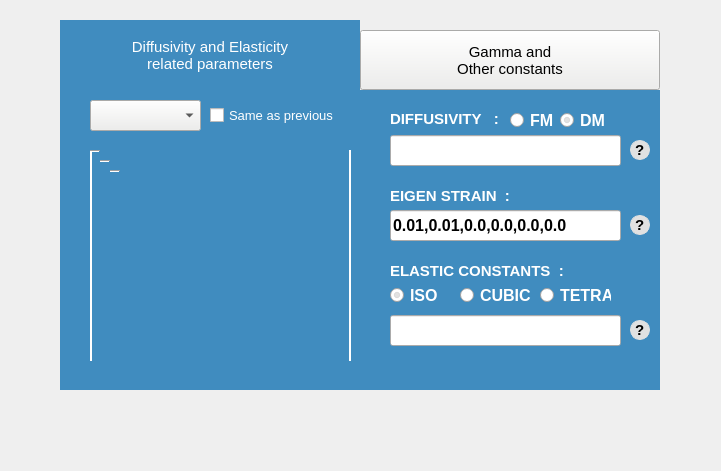
  <widget class="QWidget" name="Four_widget" native="true">
   <property name="geometry">
    <rect>
     <x>260</x>
     <y>130</y>
     <width>721</width>
     <height>471</height>
    </rect>
   </property>
   <widget class="QWidget" name="frame_5" native="true">
    <property name="geometry">
     <rect>
      <x>60</x>
      <y>90</y>
      <width>600</width>
      <height>300</height>
     </rect>
    </property>
    <property name="font">
     <font>
      <family>Ubuntu</family>
      <pointsize>12</pointsize>
      <weight>75</weight>
      <italic>false</italic>
      <bold>true</bold>
     </font>
    </property>
    <property name="styleSheet">
     <string notr="true">#frame_5{
border: none;
background-color: rgb(64, 140, 191);

}</string>
    </property>
    <widget class="QWidget" name="diffMat" native="true">
     <property name="geometry">
      <rect>
       <x>30</x>
       <y>60</y>
       <width>261</width>
       <height>211</height>
      </rect>
     </property>
     <property name="font">
      <font>
       <family>Ubuntu</family>
       <pointsize>10</pointsize>
       <weight>75</weight>
       <italic>false</italic>
       <bold>true</bold>
      </font>
     </property>
     <property name="styleSheet">
      <string notr="true">#diffMat{
border : solid rgb(255, 255, 255);
border-width : 0px 2px 0px 2px;}</string>
     </property>
     <widget class="Line" name="line">
      <property name="geometry">
       <rect>
        <x>0</x>
        <y>0</y>
        <width>10</width>
        <height>2</height>
       </rect>
      </property>
      <property name="orientation">
       <enum>Qt::Horizontal</enum>
      </property>
     </widget>
     <widget class="Line" name="line_2">
      <property name="geometry">
       <rect>
        <x>10</x>
        <y>10</y>
        <width>10</width>
        <height>2</height>
       </rect>
      </property>
      <property name="orientation">
       <enum>Qt::Horizontal</enum>
      </property>
     </widget>
     <widget class="Line" name="line_3">
      <property name="geometry">
       <rect>
        <x>20</x>
        <y>20</y>
        <width>10</width>
        <height>2</height>
       </rect>
      </property>
      <property name="orientation">
       <enum>Qt::Horizontal</enum>
      </property>
     </widget>
     <widget class="Line" name="line_4">
      <property name="geometry">
       <rect>
        <x>250</x>
        <y>250</y>
        <width>10</width>
        <height>2</height>
       </rect>
      </property>
      <property name="orientation">
       <enum>Qt::Horizontal</enum>
      </property>
     </widget>
    </widget>
    <widget class="QLabel" name="label_14">
     <property name="geometry">
      <rect>
       <x>330</x>
       <y>13</y>
       <width>141</width>
       <height>31</height>
      </rect>
     </property>
     <property name="font">
      <font>
       <family>Ubuntu</family>
       <pointsize>11</pointsize>
       <weight>75</weight>
       <italic>false</italic>
       <bold>true</bold>
      </font>
     </property>
     <property name="styleSheet">
      <string notr="true">color : #fff;</string>
     </property>
     <property name="text">
      <string>DIFFUSIVITY   :</string>
     </property>
    </widget>
    <widget class="QLineEdit" name="diffInput">
     <property name="geometry">
      <rect>
       <x>330</x>
       <y>45</y>
       <width>231</width>
       <height>31</height>
      </rect>
     </property>
    </widget>
    <widget class="QLabel" name="label_19">
     <property name="geometry">
      <rect>
       <x>570</x>
       <y>50</y>
       <width>20</width>
       <height>20</height>
      </rect>
     </property>
     <property name="font">
      <font>
       <family>Segoe UI Symbol</family>
       <pointsize>11</pointsize>
       <weight>75</weight>
       <italic>false</italic>
       <bold>true</bold>
      </font>
     </property>
     <property name="toolTip">
      <string>&lt;html&gt;&lt;head/&gt;&lt;body&gt;&lt;p&gt;The DIFFUSIVITY key refers to the inter-diffusivity matrix which has the tuple in the following form.&lt;/p&gt;&lt;/body&gt;&lt;/html&gt;</string>
     </property>
     <property name="styleSheet">
      <string notr="true">background-color: rgb(225, 225, 225);
color:rgb(0, 0, 0);
border-radius : 10px; 
border : 1px solid rgb(225, 225, 225);</string>
     </property>
     <property name="text">
      <string>?</string>
     </property>
    </widget>
    <widget class="QComboBox" name="pDropdown">
     <property name="geometry">
      <rect>
       <x>30</x>
       <y>10</y>
       <width>111</width>
       <height>31</height>
      </rect>
     </property>
     <property name="font">
      <font>
       <family>Ubuntu</family>
       <pointsize>12</pointsize>
       <weight>50</weight>
       <italic>false</italic>
       <bold>false</bold>
      </font>
     </property>
     <property name="focusPolicy">
      <enum>Qt::WheelFocus</enum>
     </property>
     <property name="styleSheet">
      <string notr="true">#pDropdown{
font: 12pt &quot;Ubuntu&quot;;
background-color: rgb(238, 238, 236);
color : black;
}</string>
     </property>
     <property name="maxVisibleItems">
      <number>20</number>
     </property>
     <property name="minimumContentsLength">
      <number>1</number>
     </property>
     <property name="placeholderText" stdset="0">
      <string/>
     </property>
    </widget>
    <widget class="QLabel" name="label_16">
     <property name="geometry">
      <rect>
       <x>330</x>
       <y>90</y>
       <width>141</width>
       <height>31</height>
      </rect>
     </property>
     <property name="font">
      <font>
       <family>Ubuntu</family>
       <pointsize>11</pointsize>
       <weight>75</weight>
       <italic>false</italic>
       <bold>true</bold>
      </font>
     </property>
     <property name="styleSheet">
      <string notr="true">color : #fff;</string>
     </property>
     <property name="text">
      <string>EIGEN STRAIN  :</string>
     </property>
    </widget>
    <widget class="QLineEdit" name="Estrain">
     <property name="geometry">
      <rect>
       <x>330</x>
       <y>120</y>
       <width>231</width>
       <height>31</height>
      </rect>
     </property>
     <property name="text">
      <string>0.01,0.01,0.0,0.0,0.0,0.0</string>
     </property>
    </widget>
    <widget class="QLineEdit" name="Econstant">
     <property name="geometry">
      <rect>
       <x>330</x>
       <y>225</y>
       <width>231</width>
       <height>31</height>
      </rect>
     </property>
    </widget>
    <widget class="QLabel" name="label_23">
     <property name="geometry">
      <rect>
       <x>330</x>
       <y>165</y>
       <width>201</width>
       <height>31</height>
      </rect>
     </property>
     <property name="font">
      <font>
       <family>Ubuntu</family>
       <pointsize>11</pointsize>
       <weight>75</weight>
       <italic>false</italic>
       <bold>true</bold>
      </font>
     </property>
     <property name="styleSheet">
      <string notr="true">color : #fff;</string>
     </property>
     <property name="text">
      <string>ELASTIC CONSTANTS  :</string>
     </property>
    </widget>
    <widget class="QRadioButton" name="es">
     <property name="geometry">
      <rect>
       <x>330</x>
       <y>195</y>
       <width>61</width>
       <height>21</height>
      </rect>
     </property>
     <property name="font">
      <font>
       <family>Ubuntu</family>
       <pointsize>12</pointsize>
       <weight>75</weight>
       <bold>true</bold>
      </font>
     </property>
     <property name="styleSheet">
      <string notr="true">
color: rgb(255, 255, 255);</string>
     </property>
     <property name="text">
      <string>ISO</string>
     </property>
     <property name="checked">
      <bool>true</bool>
     </property>
    </widget>
    <widget class="QRadioButton" name="es_2">
     <property name="geometry">
      <rect>
       <x>400</x>
       <y>195</y>
       <width>81</width>
       <height>21</height>
      </rect>
     </property>
     <property name="font">
      <font>
       <family>Ubuntu</family>
       <pointsize>12</pointsize>
       <weight>75</weight>
       <italic>false</italic>
       <bold>true</bold>
      </font>
     </property>
     <property name="styleSheet">
      <string notr="true">
color: rgb(255, 255, 255);</string>
     </property>
     <property name="text">
      <string>CUBIC</string>
     </property>
    </widget>
    <widget class="QRadioButton" name="es_3">
     <property name="geometry">
      <rect>
       <x>480</x>
       <y>195</y>
       <width>71</width>
       <height>21</height>
      </rect>
     </property>
     <property name="font">
      <font>
       <family>Ubuntu</family>
       <pointsize>12</pointsize>
       <weight>75</weight>
       <italic>false</italic>
       <bold>true</bold>
      </font>
     </property>
     <property name="styleSheet">
      <string notr="true">color: rgb(255, 255, 255);</string>
     </property>
     <property name="text">
      <string>TETRA</string>
     </property>
    </widget>
    <widget class="QWidget" name="widget" native="true">
     <property name="geometry">
      <rect>
       <x>440</x>
       <y>10</y>
       <width>131</width>
       <height>31</height>
      </rect>
     </property>
     <widget class="QRadioButton" name="diffR_2">
      <property name="geometry">
       <rect>
        <x>60</x>
        <y>10</y>
        <width>51</width>
        <height>21</height>
       </rect>
      </property>
      <property name="font">
       <font>
        <family>Ubuntu</family>
        <pointsize>12</pointsize>
        <weight>75</weight>
        <bold>true</bold>
       </font>
      </property>
      <property name="styleSheet">
       <string notr="true">color: rgb(255, 255, 255);</string>
      </property>
      <property name="text">
       <string>DM</string>
      </property>
      <property name="checked">
       <bool>true</bool>
      </property>
     </widget>
     <widget class="QRadioButton" name="diffR">
      <property name="geometry">
       <rect>
        <x>10</x>
        <y>10</y>
        <width>51</width>
        <height>21</height>
       </rect>
      </property>
      <property name="font">
       <font>
        <family>Ubuntu</family>
        <pointsize>12</pointsize>
        <weight>75</weight>
        <bold>true</bold>
       </font>
      </property>
      <property name="styleSheet">
       <string notr="true">color: rgb(255, 255, 255);</string>
      </property>
      <property name="text">
       <string>FM</string>
      </property>
      <property name="checked">
       <bool>false</bool>
      </property>
     </widget>
    </widget>
    <widget class="QLabel" name="label_24">
     <property name="geometry">
      <rect>
       <x>570</x>
       <y>125</y>
       <width>20</width>
       <height>20</height>
      </rect>
     </property>
     <property name="font">
      <font>
       <family>Segoe UI Symbol</family>
       <pointsize>11</pointsize>
       <weight>75</weight>
       <italic>false</italic>
       <bold>true</bold>
      </font>
     </property>
     <property name="toolTip">
      <string>&lt;html&gt;&lt;head/&gt;&lt;body&gt;&lt;p&gt;The EIGEN STRAIN key refers to the eigen-strain tensor in a given phase. The information about the elements of the eigen-strain are derived from the elements in the tuple.&lt;/p&gt;&lt;/body&gt;&lt;/html&gt;</string>
     </property>
     <property name="styleSheet">
      <string notr="true">background-color: rgb(225, 225, 225);
color:rgb(0, 0, 0);
border-radius : 10px; 
border : 1px solid rgb(225, 225, 225);</string>
     </property>
     <property name="text">
      <string>?</string>
     </property>
    </widget>
    <widget class="QLabel" name="label_25">
     <property name="geometry">
      <rect>
       <x>570</x>
       <y>230</y>
       <width>20</width>
       <height>20</height>
      </rect>
     </property>
     <property name="font">
      <font>
       <family>Segoe UI Symbol</family>
       <pointsize>11</pointsize>
       <weight>75</weight>
       <italic>false</italic>
       <bold>true</bold>
      </font>
     </property>
     <property name="toolTip">
      <string>&lt;html&gt;&lt;head/&gt;&lt;body&gt;&lt;p&gt;ELASTIC CONSTANTS is the key that refers to the elastic stifiness properties in the Voigt notation for an isotropic material.&lt;/p&gt;&lt;/body&gt;&lt;/html&gt;</string>
     </property>
     <property name="styleSheet">
      <string notr="true">background-color: rgb(225, 225, 225);
color:rgb(0, 0, 0);
border-radius : 10px; 
border : 1px solid rgb(225, 225, 225);</string>
     </property>
     <property name="text">
      <string>?</string>
     </property>
    </widget>
    <widget class="QCheckBox" name="allCheck">
     <property name="enabled">
      <bool>true</bool>
     </property>
     <property name="geometry">
      <rect>
       <x>150</x>
       <y>10</y>
       <width>141</width>
       <height>31</height>
      </rect>
     </property>
     <property name="font">
      <font>
       <family>Ubuntu</family>
       <pointsize>10</pointsize>
      </font>
     </property>
     <property name="styleSheet">
      <string notr="true">color: rgb(255, 255, 255);</string>
     </property>
     <property name="text">
      <string>Same as previous</string>
     </property>
    </widget>
    <widget class="QLabel" name="error5">
     <property name="geometry">
      <rect>
       <x>30</x>
       <y>275</y>
       <width>561</width>
       <height>16</height>
      </rect>
     </property>
     <property name="styleSheet">
      <string notr="true">font: 10pt &quot;Ubuntu&quot;;</string>
     </property>
     <property name="text">
      <string/>
     </property>
    </widget>
    <widget class="QLabel" name="marker">
     <property name="geometry">
      <rect>
       <x>0</x>
       <y>0</y>
       <width>0</width>
       <height>0</height>
      </rect>
     </property>
     <property name="text">
      <string>0</string>
     </property>
    </widget>
   </widget>
   <widget class="QPushButton" name="btn3">
    <property name="enabled">
     <bool>true</bool>
    </property>
    <property name="geometry">
     <rect>
      <x>60</x>
      <y>20</y>
      <width>300</width>
      <height>70</height>
     </rect>
    </property>
    <property name="sizePolicy">
     <sizepolicy hsizetype="Preferred" vsizetype="Preferred">
      <horstretch>0</horstretch>
      <verstretch>0</verstretch>
     </sizepolicy>
    </property>
    <property name="minimumSize">
     <size>
      <width>0</width>
      <height>0</height>
     </size>
    </property>
    <property name="maximumSize">
     <size>
      <width>16777215</width>
      <height>16777215</height>
     </size>
    </property>
    <property name="font">
     <font>
      <family>Ubuntu</family>
      <pointsize>11</pointsize>
      <weight>50</weight>
      <italic>false</italic>
      <bold>false</bold>
     </font>
    </property>
    <property name="styleSheet">
     <string notr="true">#btn3
{
background-color: rgb(64, 140, 191);
border:none;
border-top-color: 1px solid rgb(52, 101, 164);
color:#fff;
}</string>
    </property>
    <property name="text">
     <string>Diffusivity and Elasticity 
related parameters</string>
    </property>
   </widget>
   <widget class="QPushButton" name="btn4">
    <property name="enabled">
     <bool>true</bool>
    </property>
    <property name="geometry">
     <rect>
      <x>360</x>
      <y>30</y>
      <width>300</width>
      <height>60</height>
     </rect>
    </property>
    <property name="sizePolicy">
     <sizepolicy hsizetype="Minimum" vsizetype="Minimum">
      <horstretch>0</horstretch>
      <verstretch>0</verstretch>
     </sizepolicy>
    </property>
    <property name="minimumSize">
     <size>
      <width>0</width>
      <height>0</height>
     </size>
    </property>
    <property name="maximumSize">
     <size>
      <width>16777215</width>
      <height>16777215</height>
     </size>
    </property>
    <property name="font">
     <font>
      <family>Ubuntu</family>
      <pointsize>11</pointsize>
      <weight>50</weight>
      <italic>false</italic>
      <bold>false</bold>
     </font>
    </property>
    <property name="styleSheet">
     <string notr="true">
background-color: rgb(238, 238, 236);
</string>
    </property>
    <property name="text">
     <string>Gamma and 
Other constants</string>
    </property>
   </widget>
   <widget class="QWidget" name="frame_6" native="true">
    <property name="geometry">
     <rect>
      <x>60</x>
      <y>90</y>
      <width>600</width>
      <height>300</height>
     </rect>
    </property>
    <property name="styleSheet">
     <string notr="true">#frame_6{
border: none;
background-color: rgb(64, 140, 191);

}</string>
    </property>
    <widget class="QPushButton" name="next4">
     <property name="geometry">
      <rect>
       <x>430</x>
       <y>240</y>
       <width>140</width>
       <height>40</height>
      </rect>
     </property>
     <property name="font">
      <font>
       <family>Ubuntu</family>
       <pointsize>12</pointsize>
       <weight>50</weight>
       <italic>false</italic>
       <bold>false</bold>
      </font>
     </property>
     <property name="styleSheet">
      <string notr="true">background-color: rgb(238, 238, 236);</string>
     </property>
     <property name="text">
      <string>Next</string>
     </property>
    </widget>
    <widget class="QLabel" name="label_21">
     <property name="geometry">
      <rect>
       <x>420</x>
       <y>150</y>
       <width>20</width>
       <height>20</height>
      </rect>
     </property>
     <property name="font">
      <font>
       <family>Segoe UI Symbol</family>
       <pointsize>11</pointsize>
       <weight>75</weight>
       <italic>false</italic>
       <bold>true</bold>
      </font>
     </property>
     <property name="toolTip">
      <string>&lt;html&gt;&lt;head/&gt;&lt;body&gt;&lt;p&gt;The values &amp;quot;R&amp;quot;  will refer to the gas constant &lt;/p&gt;&lt;/body&gt;&lt;/html&gt;</string>
     </property>
     <property name="styleSheet">
      <string notr="true">background-color: rgb(225, 225, 225);
color:rgb(0, 0, 0);
border-radius : 10px; 
border : 1px solid rgb(225, 225, 225);</string>
     </property>
     <property name="text">
      <string>?</string>
     </property>
    </widget>
    <widget class="QLabel" name="label_17">
     <property name="geometry">
      <rect>
       <x>320</x>
       <y>145</y>
       <width>31</width>
       <height>31</height>
      </rect>
     </property>
     <property name="font">
      <font>
       <family>Ubuntu</family>
       <pointsize>11</pointsize>
       <weight>75</weight>
       <italic>false</italic>
       <bold>true</bold>
      </font>
     </property>
     <property name="styleSheet">
      <string notr="true">color : #fff;</string>
     </property>
     <property name="text">
      <string>R  : </string>
     </property>
    </widget>
    <widget class="QLineEdit" name="R_Value">
     <property name="geometry">
      <rect>
       <x>350</x>
       <y>145</y>
       <width>61</width>
       <height>31</height>
      </rect>
     </property>
     <property name="font">
      <font>
       <italic>false</italic>
      </font>
     </property>
     <property name="text">
      <string>1.0</string>
     </property>
    </widget>
    <widget class="QLabel" name="label_15">
     <property name="geometry">
      <rect>
       <x>320</x>
       <y>35</y>
       <width>141</width>
       <height>31</height>
      </rect>
     </property>
     <property name="font">
      <font>
       <family>Ubuntu</family>
       <pointsize>11</pointsize>
       <weight>75</weight>
       <italic>false</italic>
       <bold>true</bold>
      </font>
     </property>
     <property name="styleSheet">
      <string notr="true">color : #fff;</string>
     </property>
     <property name="text">
      <string>GAMMA   :</string>
     </property>
    </widget>
    <widget class="QLabel" name="label_18">
     <property name="geometry">
      <rect>
       <x>460</x>
       <y>145</y>
       <width>31</width>
       <height>31</height>
      </rect>
     </property>
     <property name="font">
      <font>
       <family>Ubuntu</family>
       <pointsize>11</pointsize>
       <weight>75</weight>
       <italic>false</italic>
       <bold>true</bold>
      </font>
     </property>
     <property name="styleSheet">
      <string notr="true">color : #fff;</string>
     </property>
     <property name="text">
      <string>V  : </string>
     </property>
    </widget>
    <widget class="QLineEdit" name="V_Value">
     <property name="geometry">
      <rect>
       <x>490</x>
       <y>145</y>
       <width>61</width>
       <height>31</height>
      </rect>
     </property>
     <property name="font">
      <font>
       <italic>false</italic>
      </font>
     </property>
     <property name="text">
      <string>1.0</string>
     </property>
    </widget>
    <widget class="QLabel" name="label_20">
     <property name="geometry">
      <rect>
       <x>560</x>
       <y>80</y>
       <width>20</width>
       <height>20</height>
      </rect>
     </property>
     <property name="font">
      <font>
       <family>Segoe UI Symbol</family>
       <pointsize>11</pointsize>
       <weight>75</weight>
       <italic>false</italic>
       <bold>true</bold>
      </font>
     </property>
     <property name="toolTip">
      <string>&lt;html&gt;&lt;head/&gt;&lt;body&gt;&lt;p&gt;The GAMMA key refers to the interfacial energy γ&lt;span style=&quot; vertical-align:sub;&quot;&gt;αβ&lt;/span&gt; between the phases α and β&lt;/p&gt;&lt;/body&gt;&lt;/html&gt;</string>
     </property>
     <property name="styleSheet">
      <string notr="true">background-color: rgb(225, 225, 225);
color:rgb(0, 0, 0);
border-radius : 10px; 
border : 1px solid rgb(225, 225, 225);</string>
     </property>
     <property name="text">
      <string>?</string>
     </property>
    </widget>
    <widget class="QLineEdit" name="gammaInput">
     <property name="geometry">
      <rect>
       <x>320</x>
       <y>75</y>
       <width>231</width>
       <height>31</height>
      </rect>
     </property>
    </widget>
    <widget class="QLabel" name="label_22">
     <property name="geometry">
      <rect>
       <x>560</x>
       <y>150</y>
       <width>20</width>
       <height>20</height>
      </rect>
     </property>
     <property name="font">
      <font>
       <family>Segoe UI Symbol</family>
       <pointsize>11</pointsize>
       <weight>75</weight>
       <italic>false</italic>
       <bold>true</bold>
      </font>
     </property>
     <property name="toolTip">
      <string>&lt;html&gt;&lt;head/&gt;&lt;body&gt;&lt;p&gt;The values &amp;quot;V&amp;quot; will refer to the molar volume respectively&lt;/p&gt;&lt;/body&gt;&lt;/html&gt;</string>
     </property>
     <property name="styleSheet">
      <string notr="true">background-color: rgb(225, 225, 225);
color:rgb(0, 0, 0);
border-radius : 10px; 
border : 1px solid rgb(225, 225, 225);</string>
     </property>
     <property name="text">
      <string>?</string>
     </property>
    </widget>
    <widget class="QLabel" name="error6">
     <property name="geometry">
      <rect>
       <x>150</x>
       <y>245</y>
       <width>281</width>
       <height>31</height>
      </rect>
     </property>
     <property name="styleSheet">
      <string notr="true">font: 10pt &quot;Ubuntu&quot;;</string>
     </property>
     <property name="text">
      <string/>
     </property>
    </widget>
   </widget>
   <zorder>btn3</zorder>
   <zorder>btn4</zorder>
   <zorder>frame_6</zorder>
   <zorder>frame_5</zorder>
  </widget>
